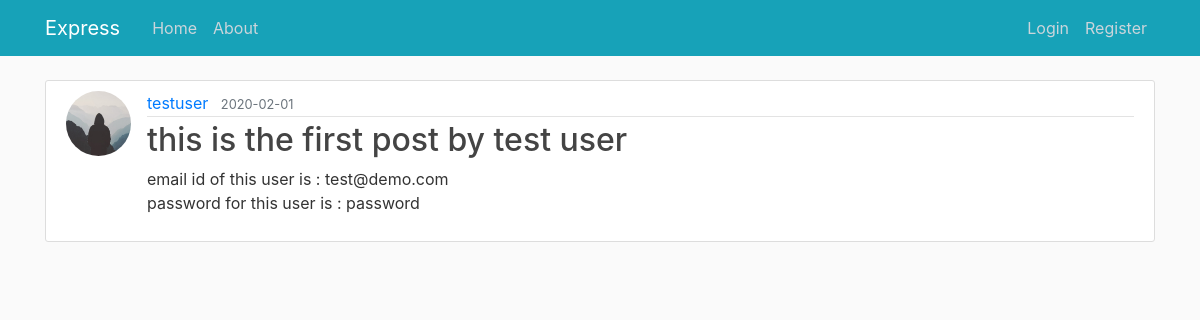
Screenshot of /post/2 with the database file from the repository.
### express/models.py (models this page shows, shortened)
class User(db.Model, UserMixin):
    id = db.Column(db.Integer, primary_key=True)
    username = db.Column(db.String(20), unique=True, nullable=False)
    email = db.Column(db.String(120), unique=True, nullable=False)
    image_file = db.Column(db.String(20), nullable=False, default='default.jpg')
    password = db.Column(db.String(60), nullable=False)
    posts = db.relationship('Post', backref='author', lazy=True)

class Post(db.Model):
    id = db.Column(db.Integer, primary_key=True)
    title = db.Column(db.String(100), nullable=False)
    date_posted = db.Column(db.DateTime, nullable=False, default=datetime.datetime.now)
    content = db.Column(db.Text, nullable=False)
    user_id = db.Column(db.Integer, db.ForeignKey('user.id'), nullable=False)

### express/routes.py (the view)
@app.route('/post/<int:post_id>')
def post(post_id):
    post = Post.query.get_or_404(post_id)
    return render_template('post.html', title=post.title, post=post)

### express/templates/post.html (shortened to what this page needs)
{% extends "layout.html" %}
{% block content %}
        <article class="media content-section">
		<img class="rounded-circle article-img" src="{{ url_for('static', filename='pics/'+ post.author.image_file) }}">
          <div class="media-body">
            <div class="article-metadata">
              <a class="mr-2" href="#">{{ post.author.username }}</a>
              <small class="text-muted">{{ post.date_posted.strftime('%Y-%m-%d') }}</small>
            </div>
	    <h2 class="article-title">{{ post.title }}</h2>
            <p class="article-content">{{ post.content }}</p>
          </div>
        </article>
{% endblock content %}

### express/static/main.css (style rules this page uses)
body { background: #fafafa; color: #333333; margin-top: 5rem; }
h1, h2, h3, h4, h5, h6 { color: #444444; }
.content-section { background: #ffffff; padding: 10px 20px; border: 1px solid #dddddd; border-radius: 3px; margin-bottom: 20px; }
.article-title { color: #444444; }
.article-content { white-space: pre-line; }
.article-img { height: 65px; width: 65px; margin-right: 16px; }
.article-metadata { padding-bottom: 1px; margin-bottom: 4px; border-bottom: 1px solid #e3e3e3 }

### rows the page displays
User: image_file (placeholder picture), author.username "testuser"
Post: date_posted "2020-02-01", title "this is the first post by test user", content "email id of this user is : test@demo.com password for this user is : password"
